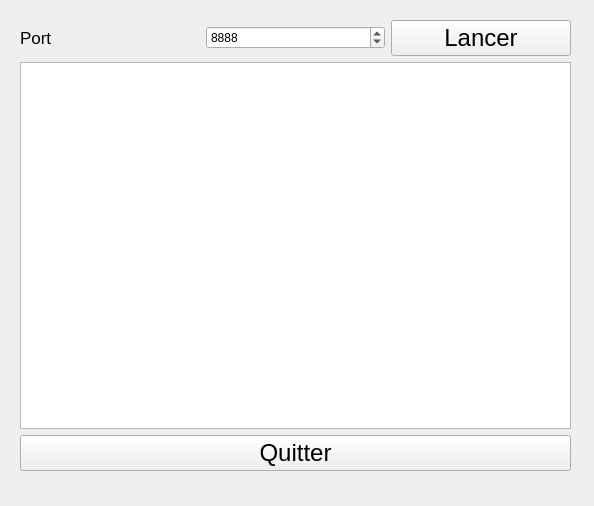
<?xml version="1.0" encoding="UTF-8"?>
<ui version="4.0">
 <class>UIServeurTCP</class>
 <widget class="QWidget" name="UIServeurTCP">
  <property name="geometry">
   <rect>
    <x>0</x>
    <y>0</y>
    <width>594</width>
    <height>506</height>
   </rect>
  </property>
  <property name="windowTitle">
   <string>UIServeurTCP</string>
  </property>
  <widget class="QWidget" name="">
   <property name="geometry">
    <rect>
     <x>20</x>
     <y>20</y>
     <width>551</width>
     <height>451</height>
    </rect>
   </property>
   <layout class="QVBoxLayout" name="verticalLayout">
    <item>
     <layout class="QHBoxLayout" name="horizontalLayout">
      <item>
       <widget class="QLabel" name="label">
        <property name="font">
         <font>
          <pointsize>13</pointsize>
         </font>
        </property>
        <property name="text">
         <string>Port</string>
        </property>
       </widget>
      </item>
      <item>
       <widget class="QSpinBox" name="spinBoxPort">
        <property name="minimum">
         <number>1024</number>
        </property>
        <property name="maximum">
         <number>9999</number>
        </property>
        <property name="value">
         <number>8888</number>
        </property>
       </widget>
      </item>
      <item>
       <widget class="QPushButton" name="pushButton_Lancer">
        <property name="font">
         <font>
          <pointsize>18</pointsize>
         </font>
        </property>
        <property name="text">
         <string>Lancer</string>
        </property>
       </widget>
      </item>
     </layout>
    </item>
    <item>
     <widget class="QTextEdit" name="textEditMessage"/>
    </item>
    <item>
     <widget class="QPushButton" name="pushButton_Quitter">
      <property name="font">
       <font>
        <pointsize>18</pointsize>
       </font>
      </property>
      <property name="text">
       <string>Quitter</string>
      </property>
     </widget>
    </item>
   </layout>
  </widget>
 </widget>
 <resources/>
 <connections/>
</ui>
